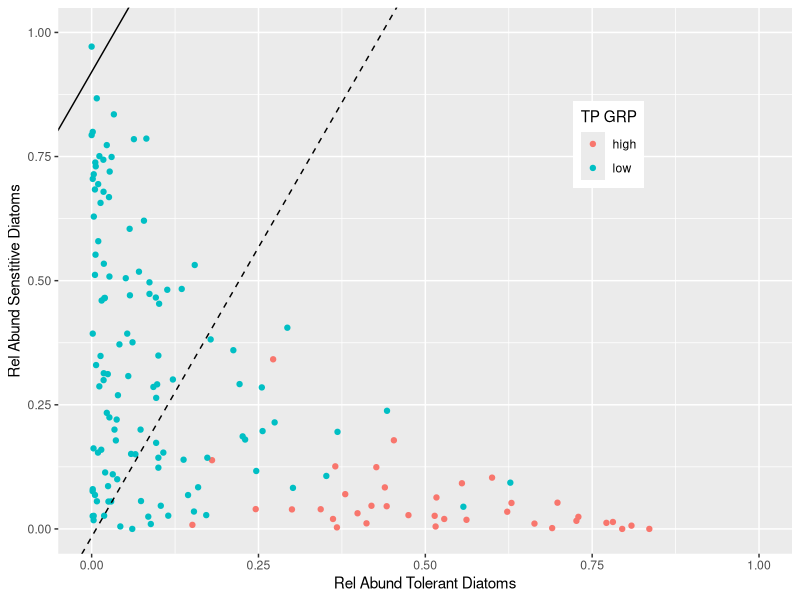

Here is the R script that generated this plot: (Note: this script raises an error after producing the figure.)
setwd("/Users/tbecker/Documents/Projects/GitHubProjects/DiatomMetricThreshold/data")

library(ggplot2)
library(e1071)

IND <-  read.csv ("DiatomMetrics_GAM.csv",sep=",",header=TRUE)
IND<-IND[IND$ID!='S18882_2015',]
IND[is.na(IND)] <- 0
IND$TPGrp<-factor(ifelse(IND$TP_MGL<0.065,"low","high"))
IND$TPGrp3<-factor(ifelse(IND$TP_MGL<=0.02,"low",
                          ifelse(IND$TP_MGL>0.065,"high","medium")))
IND$R<-(IND$H*10)/(IND$H+IND$L)
IND$SH<-IND$H*10

INDT <-  read.csv ("DiatomMetrics_2017.csv",sep=",",header=TRUE)
INDT[is.na(INDT)] <- 0
INDT$TPGrp<-factor(ifelse(INDT$TP_MGL<0.065,"low","high"))
INDT$R<-(INDT$H*10)/(INDT$H+INDT$L)
INDT$SH<-INDT$H*10

x<-as.matrix(IND[,c(5,6)])
y<-IND[,8]
m<-IND[,c(5,6,8)]

##Run Linear SVM Model
model<-svm(TPGrp~.,data=m,kernel="linear",cost=1,scale=FALSE,
           class.weights=(c("high"=3,"low"=1))) 
pred<-predict(model,m)
table(pred=pred,true=m$TPGrp)# confusion matrix

##Run Test Dataset
m2<-INDT[,c(5,6,7)]
pred2<- predict(model,m2)
table(pred=pred2,true=m2$TPGrp)# confusion matrix

##Run Linear SVM Model with Bootstrap

n<-999
lineoutput<- matrix(nrow=n,ncol=4)
confoutput<- matrix(nrow=n,ncol=4)

for(k in 1:n) {

  r<-sample(nrow(IND),size=138,replace=TRUE)
  m<-IND[r,]
  m<-m[,c(5,6,8)]

  model<-svm(TPGrp~.,data=m,kernel="linear",cost=1,scale=FALSE,
  class.weights=(c("high"=4,"low"=1)))
  pred<-predict(model,m)
  hh<-table(pred=pred,true=m$TPGrp)[1]# confusion matrix
  hl<-table(pred=pred,true=m$TPGrp)[2]
  lh<-table(pred=pred,true=m$TPGrp)[3]
  ll<-table(pred=pred,true=m$TPGrp)[4]
  confoutput[k,]<-as.matrix(cbind(hh,hl,lh,ll))

}

cfotp<-as.data.frame(confoutput)
cfotp$PctHH<-cfotp$V1/(cfotp$V1+cfotp$V2)

##Get the slope and intercept of the hyperplane (line)
##and the upper margin and the lower margin of the decision boundary
beta<- drop(t(model$coefs)%*%x[model$index,])
beta0 <- model$rho

int<-(beta0 / beta[1]) #line intercept
sl<-(-beta[2] / beta[1]) # line slope
int1<-(beta0 - 1) / beta[1] #lower decision boundary
int2<-(beta0 + 1) / beta[1] #upper decision boundary

mindx<-as.data.frame(x[model$index,])#support points that determine the boundary

##Plot the hyperplane
ggplot()+
  geom_point(data=IND,aes(H,L,colour=factor(TPGrp)))+
  #geom_point(data=mindx,aes(H,L),shape=21,size=5)+
  #support points that determine the boundary
  xlim(0,1)+
  ylim(0,1)+
  theme(legend.position=c(0.75,0.75))+
  geom_abline(intercept = int,slope=sl)+
  geom_abline(intercept=int1,slope=sl,linetype=2)+
  geom_abline(intercept=int2,slope=sl,linetype=2)+
  labs(x="Rel Abund Tolerant Diatoms",
       y="Rel Abund Senstitive Diatoms",
       colour="TP GRP")




ggplot(IND,aes(H,TP_MGL))+
  geom_point(aes(colour=factor(TPGrp)))+
  scale_y_log10()+
  abline(intercept=beta0/beta,slope=- beta)

IND$RPred<-ifelse(IND$H>=0.25,"high","low")
table(pred=IND$RPred,true=IND$TPGrp)

INDT$RPred<-ifelse(INDT$H>=0.25,"high","low")
table(pred=INDT$RPred,true=INDT$TPGrp)
